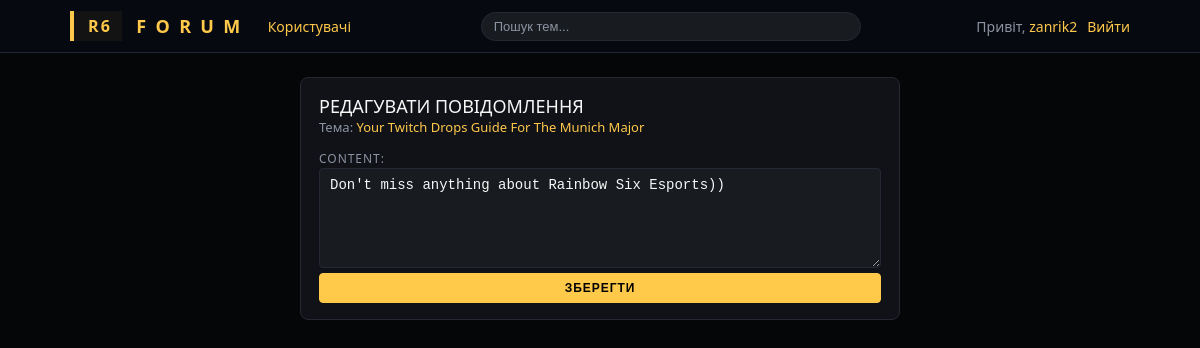
The app's page /post/14/edit/ (signed in) with its own data.
### forum/models.py (models this page shows, shortened)
class Post(models.Model):
    topic = models.ForeignKey(
        Topic,
        related_name='posts',
        on_delete=models.CASCADE
    )
    author = models.ForeignKey(
        User,
        related_name='posts',
        on_delete=models.CASCADE
    )
    content = models.TextField()
    created_at = models.DateTimeField(auto_now_add=True)
    is_deleted = models.BooleanField(default=False)

class Topic(models.Model):
    category = models.ForeignKey(
        Category,
        related_name='topics',
        on_delete=models.CASCADE
    )
    title = models.CharField(max_length=200)
    author = models.ForeignKey(
        User,
        related_name='topics',
        on_delete=models.CASCADE
    )
    created_at = models.DateTimeField(auto_now_add=True)

### forum/views.py (the view)
# urls.py: path('post/<int:pk>/edit/', views.post_edit, name='post_edit'),
@login_required
def post_edit(request, pk):
    post = get_object_or_404(Post, pk=pk, is_deleted=False)
    if not (request.user == post.author or is_admin(request.user)):
        messages.error(request, "У вас немає прав редагувати це повідомлення.")
        return redirect('topic_detail', pk=post.topic.pk)
    if request.method == 'POST':
        form = PostForm(request.POST, instance=post)
        if form.is_valid():
            form.save()
            messages.success(request, "Повідомлення оновлено.")
            return redirect('topic_detail', pk=post.topic.pk)
    else:
        form = PostForm(instance=post)
    return render(request, 'forum/post_edit.html', {
        'form': form,
        'post': post,
    })

### forum/forms.py
class PostForm(forms.ModelForm):
    class Meta:
        model = Post
        fields = ['content']
        labels = {'content': 'Content'}
        widgets = {
            'content': forms.Textarea(attrs={'rows': 5})
        }

### forum/views.py (called while the page is built)
def is_admin(user):
    return user.is_superuser or user.is_staff

### templates/forum/post_edit.html (shortened to what this page needs)
{% extends 'base.html' %}
{% block content %}
<div class="card" style="max-width: 600px; margin: 0 auto;">
    <div class="card-title">Редагувати повідомлення</div>
    <p class="muted" style="margin-bottom:10px;">
        Тема:
        <a href="{% url 'topic_detail' post.topic.pk %}">{{ post.topic.title }}</a>
    </p>
    <form method="post">
        {{ form.as_p }}
        <button type="submit" class="btn" style="width:100%;">Зберегти</button>
    </form>
</div>
{% endblock %}

### templates/base.html (shortened to what this page needs)
{% load static %}
<!DOCTYPE html>
<html lang="uk">
<head>
</head>
<body>
<header>
    <div class="nav-bar">
        <div class="nav-left">
            <a href="{% url 'category_list' %}" class="logo-text">
                <span style="
                    border-left: 4px solid var(--accent);
                    padding: 4px 10px 4px 14px;
                    font-size: 16px;
                    font-weight: 900;
                    letter-spacing: 0.14em;
                    background: rgba(255,201,74,0.05);
                ">R6</span>
                <span style="
                    font-size: 18px;
                    font-weight: 900;
                    letter-spacing: 0.52em;
                    text-transform: uppercase;
                ">FORUM</span>
            </a>
            <div class="nav-links">
                <a href="{% url 'user_list' %}">Користувачі</a>
            </div>
        </div>
        <div class="nav-search">
            <form method="get" action="{% url 'topic_search' %}">
                <input type="text" name="q" class="nav-search-input" placeholder="Пошук тем...">
            </form>
        </div>
        <div class="nav-right">
            {% if user.is_authenticated %}
                <span class="username">
                    Привіт, <a href="{% url 'profile_detail' user.username %}">{{ user.username }}</a>
                </span>
                <a href="{% url 'logout' %}">Вийти</a>
            {% else %}
                <a href="{% url 'login' %}">Увійти</a>
            {% endif %}
        </div>
    </div>
</header>
<div class="container">
    {% block content %}{% endblock %}
</div>
</body>
</html>

### templates/base.html (style rules this page uses)
:root { --bg-main: #050608; --bg-card: #101218; --bg-card-alt: #181b20; --accent: #ffc94a; --text-main: #f7f7f7; --text-muted: #8b92a0; --danger: #ff5555; --border-soft: #252832; }
* { box-sizing: border-box; margin: 0; padding: 0; }
body { font-family: system-ui, -apple-system, BlinkMacSystemFont, "Segoe UI", sans-serif; background: var(--bg-main); color: var(--text-main); }
a { color: var(--accent); text-decoration: none; }
header { border-bottom: 1px solid var(--border-soft); background: #070910; }
.nav-bar { max-width: 1100px; margin: 0 auto; padding: 10px 20px; display: flex; align-items: center; justify-content: space-between; gap: 20px; min-height: 52px; }
.nav-left { display: flex; align-items: center; gap: 18px; }
.logo-text, .logo-text:hover, .logo-text:focus { text-decoration: none !important; }
.logo-text { display:flex; align-items:center; gap:14px; }
.nav-links a { margin-right: 14px; font-size: 14px; }
.nav-search { flex: 1; max-width: 380px; }
.nav-search-input { width: 100%; background: var(--bg-card-alt); border-radius: 999px; border: 1px solid var(--border-soft); padding: 6px 12px; color: var(--text-main); font-size: 13px; }
.nav-search-input::placeholder { color: var(--text-muted); }
.nav-right { font-size: 14px; display: flex; align-items: center; gap: 10px; }
.username { color: var(--text-muted); }
.container { max-width: 1100px; margin: 24px auto 40px; padding: 0 20px; min-height: 60vh; }
.card { background: var(--bg-card); border: 1px solid var(--border-soft); border-radius: 8px; padding: 16px 18px; margin-bottom: 16px; }
.card-title { font-size: 18px; text-transform: uppercase; }
.muted { color:var(--text-muted); font-size:13px; }
.btn { padding:7px 14px; border-radius:4px; border:1px solid var(--accent); color:#000; background:var(--accent); font-weight:600; font-size:12px; text-transform:uppercase; letter-spacing:.08em; cursor:pointer; }
input, textarea, select { width:100%; background:var(--bg-card-alt); border-radius:4px; border:1px solid var(--border-soft); padding:8px 10px; color:var(--text-main); font-size:14px; }
label { font-size:12px; text-transform:uppercase; letter-spacing:.08em; color:var(--text-muted); }
textarea { min-height:100px; }

### records on screen
Post: topic "Your Twitch Drops Guide For The Munich Major", content "Don't miss anything about Rainbow Six Esports))"

### other values on screen
{{ user.username }} "zanrik2"
